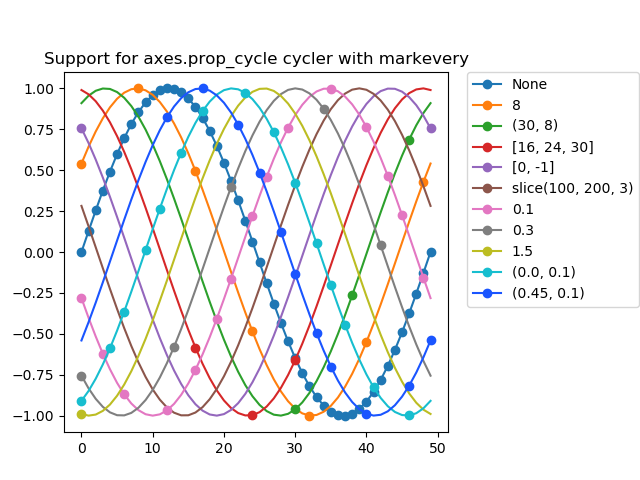

The Python source for this figure:
from cycler import cycler
import numpy as np
import matplotlib as mpl
import matplotlib.pyplot as plt

# Define a list of markevery cases and color cases to plot
cases = [None,
         8,
         (30, 8),
         [16, 24, 30],
         [0, -1],
         slice(100, 200, 3),
         0.1,
         0.3,
         1.5,
         (0.0, 0.1),
         (0.45, 0.1)]

colors = ['#1f77b4',
          '#ff7f0e',
          '#2ca02c',
          '#d62728',
          '#9467bd',
          '#8c564b',
          '#e377c2',
          '#7f7f7f',
          '#bcbd22',
          '#17becf',
          '#1a55FF']

# Configure rcParams axes.prop_cycle to simultaneously cycle cases and colors.
mpl.rcParams['axes.prop_cycle'] = cycler(markevery=cases, color=colors)

# Create data points and offsets
x = np.linspace(0, 2 * np.pi)
offsets = np.linspace(0, 2 * np.pi, 11, endpoint=False)
yy = np.transpose([np.sin(x + phi) for phi in offsets])
print(yy)
# Set the plot curve with markers and a title
fig = plt.figure()
ax = fig.add_axes([0.1, 0.1, 0.6, 0.75])

for i in range(len(cases)):
    ax.plot(yy[:, i], marker='o', label=str(cases[i]))
    ax.legend(bbox_to_anchor=(1.05, 1), loc='upper left', borderaxespad=0.)

plt.title('Support for axes.prop_cycle cycler with markevery')

plt.savefig('1')
